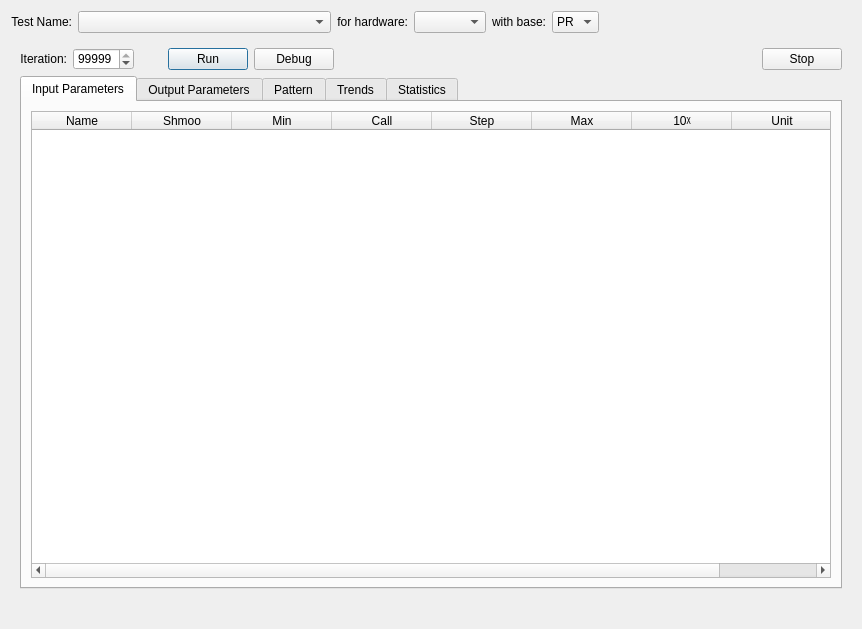
<?xml version="1.0" encoding="UTF-8"?>
<ui version="4.0">
 <class>NewTestWizard</class>
 <widget class="QDialog" name="NewTestWizard">
  <property name="geometry">
   <rect>
    <x>0</x>
    <y>0</y>
    <width>862</width>
    <height>629</height>
   </rect>
  </property>
  <property name="sizePolicy">
   <sizepolicy hsizetype="Minimum" vsizetype="Minimum">
    <horstretch>0</horstretch>
    <verstretch>0</verstretch>
   </sizepolicy>
  </property>
  <property name="minimumSize">
   <size>
    <width>400</width>
    <height>400</height>
   </size>
  </property>
  <property name="maximumSize">
   <size>
    <width>16777215</width>
    <height>16777215</height>
   </size>
  </property>
  <property name="windowTitle">
   <string>Dialog</string>
  </property>
  <layout class="QGridLayout" name="gridLayout">
   <item row="0" column="0">
    <layout class="QVBoxLayout" name="verticalLayout">
     <item>
      <layout class="QHBoxLayout" name="horizontalLayout">
       <item>
        <widget class="QLabel" name="label_3">
         <property name="text">
          <string>Test Name:</string>
         </property>
         <property name="alignment">
          <set>Qt::AlignRight|Qt::AlignTrailing|Qt::AlignVCenter</set>
         </property>
        </widget>
       </item>
       <item>
        <widget class="QComboBox" name="testName">
         <property name="sizePolicy">
          <sizepolicy hsizetype="Expanding" vsizetype="Fixed">
           <horstretch>0</horstretch>
           <verstretch>0</verstretch>
          </sizepolicy>
         </property>
         <property name="minimumSize">
          <size>
           <width>0</width>
           <height>0</height>
          </size>
         </property>
        </widget>
       </item>
       <item>
        <widget class="QLabel" name="label_6">
         <property name="text">
          <string>for hardware:</string>
         </property>
         <property name="alignment">
          <set>Qt::AlignRight|Qt::AlignTrailing|Qt::AlignVCenter</set>
         </property>
        </widget>
       </item>
       <item>
        <widget class="QComboBox" name="hardware"/>
       </item>
       <item>
        <widget class="QLabel" name="label_7">
         <property name="text">
          <string>with base:</string>
         </property>
         <property name="alignment">
          <set>Qt::AlignRight|Qt::AlignTrailing|Qt::AlignVCenter</set>
         </property>
        </widget>
       </item>
       <item>
        <widget class="QComboBox" name="base">
         <item>
          <property name="text">
           <string>PR</string>
          </property>
         </item>
         <item>
          <property name="text">
           <string>FT</string>
          </property>
         </item>
        </widget>
       </item>
       <item>
        <spacer name="horizontalSpacer_4">
         <property name="orientation">
          <enum>Qt::Horizontal</enum>
         </property>
         <property name="sizeHint" stdset="0">
          <size>
           <width>40</width>
           <height>20</height>
          </size>
         </property>
        </spacer>
       </item>
      </layout>
     </item>
     <item>
      <widget class="QWidget" name="testTabs" native="true">
       <property name="enabled">
        <bool>true</bool>
       </property>
       <layout class="QGridLayout" name="gridLayout_6">
        <item row="1" column="0">
         <layout class="QVBoxLayout" name="verticalLayout_2">
          <item>
           <layout class="QHBoxLayout" name="horizontalLayout_2">
            <item>
             <widget class="QLabel" name="label">
              <property name="sizePolicy">
               <sizepolicy hsizetype="Preferred" vsizetype="Fixed">
                <horstretch>0</horstretch>
                <verstretch>0</verstretch>
               </sizepolicy>
              </property>
              <property name="minimumSize">
               <size>
                <width>0</width>
                <height>22</height>
               </size>
              </property>
              <property name="maximumSize">
               <size>
                <width>16777215</width>
                <height>22</height>
               </size>
              </property>
              <property name="text">
               <string>Iteration:</string>
              </property>
              <property name="alignment">
               <set>Qt::AlignRight|Qt::AlignTrailing|Qt::AlignVCenter</set>
              </property>
             </widget>
            </item>
            <item>
             <widget class="QSpinBox" name="maxIteration">
              <property name="sizePolicy">
               <sizepolicy hsizetype="Minimum" vsizetype="Minimum">
                <horstretch>0</horstretch>
                <verstretch>0</verstretch>
               </sizepolicy>
              </property>
              <property name="minimumSize">
               <size>
                <width>0</width>
                <height>22</height>
               </size>
              </property>
              <property name="maximumSize">
               <size>
                <width>16777215</width>
                <height>22</height>
               </size>
              </property>
              <property name="minimum">
               <number>1</number>
              </property>
              <property name="maximum">
               <number>99999</number>
              </property>
              <property name="singleStep">
               <number>100</number>
              </property>
              <property name="value">
               <number>99999</number>
              </property>
             </widget>
            </item>
            <item>
             <widget class="QLabel" name="label_4">
              <property name="sizePolicy">
               <sizepolicy hsizetype="Fixed" vsizetype="Fixed">
                <horstretch>0</horstretch>
                <verstretch>0</verstretch>
               </sizepolicy>
              </property>
              <property name="minimumSize">
               <size>
                <width>22</width>
                <height>22</height>
               </size>
              </property>
              <property name="maximumSize">
               <size>
                <width>22</width>
                <height>22</height>
               </size>
              </property>
              <property name="text">
               <string/>
              </property>
              <property name="alignment">
               <set>Qt::AlignRight|Qt::AlignTrailing|Qt::AlignVCenter</set>
              </property>
             </widget>
            </item>
            <item>
             <widget class="QPushButton" name="start">
              <property name="text">
               <string>Run</string>
              </property>
             </widget>
            </item>
            <item>
             <widget class="QPushButton" name="debug">
              <property name="text">
               <string>Debug</string>
              </property>
             </widget>
            </item>
            <item>
             <spacer name="horizontalSpacer">
              <property name="orientation">
               <enum>Qt::Horizontal</enum>
              </property>
              <property name="sizeHint" stdset="0">
               <size>
                <width>40</width>
                <height>20</height>
               </size>
              </property>
             </spacer>
            </item>
            <item>
             <widget class="QPushButton" name="stop_button">
              <property name="text">
               <string>Stop</string>
              </property>
             </widget>
            </item>
           </layout>
          </item>
         </layout>
        </item>
        <item row="3" column="0">
         <widget class="QLabel" name="feedback">
          <property name="text">
           <string/>
          </property>
          <property name="alignment">
           <set>Qt::AlignCenter</set>
          </property>
         </widget>
        </item>
        <item row="2" column="0">
         <widget class="QTabWidget" name="tabWidget">
          <property name="currentIndex">
           <number>0</number>
          </property>
          <widget class="QWidget" name="inputParametersTab">
           <attribute name="title">
            <string>Input Parameters</string>
           </attribute>
           <layout class="QGridLayout" name="gridLayout_3">
            <item row="0" column="0">
             <widget class="QTableWidget" name="inputParameter">
              <property name="sizeAdjustPolicy">
               <enum>QAbstractScrollArea::AdjustToContents</enum>
              </property>
              <column>
               <property name="text">
                <string>Name</string>
               </property>
              </column>
              <column>
               <property name="text">
                <string>Shmoo</string>
               </property>
              </column>
              <column>
               <property name="text">
                <string>Min</string>
               </property>
              </column>
              <column>
               <property name="text">
                <string>Call</string>
               </property>
              </column>
              <column>
               <property name="text">
                <string>Step</string>
               </property>
              </column>
              <column>
               <property name="text">
                <string>Max</string>
               </property>
              </column>
              <column>
               <property name="text">
                <string>10ᵡ</string>
               </property>
              </column>
              <column>
               <property name="text">
                <string>Unit</string>
               </property>
              </column>
             </widget>
            </item>
           </layout>
          </widget>
          <widget class="QWidget" name="outputParametersTab">
           <attribute name="title">
            <string>Output Parameters</string>
           </attribute>
           <layout class="QGridLayout" name="gridLayout_4">
            <item row="0" column="0">
             <widget class="QTableWidget" name="outputParameter">
              <column>
               <property name="text">
                <string>Name</string>
               </property>
              </column>
              <column>
               <property name="text">
                <string>LSL</string>
               </property>
              </column>
              <column>
               <property name="text">
                <string>LTL</string>
               </property>
              </column>
              <column>
               <property name="text">
                <string>UTL</string>
               </property>
              </column>
              <column>
               <property name="text">
                <string>USL</string>
               </property>
              </column>
              <column>
               <property name="text">
                <string>Unit</string>
               </property>
              </column>
             </widget>
            </item>
           </layout>
          </widget>
          <widget class="QWidget" name="patternTab">
           <attribute name="title">
            <string>Pattern</string>
           </attribute>
           <layout class="QGridLayout" name="gridLayout_9">
            <item row="0" column="0">
             <layout class="QGridLayout" name="gridLayout_8">
              <item row="1" column="0">
               <widget class="QTabWidget" name="patternLayout">
                <property name="currentIndex">
                 <number>0</number>
                </property>
                <widget class="QWidget" name="tab">
                 <attribute name="title">
                  <string>Pattern Map</string>
                 </attribute>
                 <layout class="QGridLayout" name="gridLayout_7">
                  <item row="0" column="0">
                   <layout class="QGridLayout" name="gridLayout_5">
                    <item row="1" column="0">
                     <widget class="QTableWidget" name="pattern_table">
                      <column>
                       <property name="text">
                        <string>Test Name</string>
                       </property>
                      </column>
                      <column>
                       <property name="text">
                        <string>Pattern Name</string>
                       </property>
                      </column>
                      <column>
                       <property name="text">
                        <string>Pattern Path</string>
                       </property>
                      </column>
                     </widget>
                    </item>
                    <item row="0" column="0">
                     <widget class="QPushButton" name="compile">
                      <property name="text">
                       <string>compile</string>
                      </property>
                     </widget>
                    </item>
                   </layout>
                  </item>
                 </layout>
                </widget>
               </widget>
              </item>
             </layout>
            </item>
           </layout>
          </widget>
          <widget class="QWidget" name="trendTab">
           <attribute name="title">
            <string>Trends</string>
           </attribute>
           <widget class="QLabel" name="label_8">
            <property name="geometry">
             <rect>
              <x>11</x>
              <y>11</y>
              <width>91</width>
              <height>16</height>
             </rect>
            </property>
            <property name="text">
             <string>Output Parameter:</string>
            </property>
            <property name="alignment">
             <set>Qt::AlignRight|Qt::AlignTrailing|Qt::AlignVCenter</set>
            </property>
           </widget>
           <widget class="QComboBox" name="comboBox_2">
            <property name="geometry">
             <rect>
              <x>108</x>
              <y>11</y>
              <width>65</width>
              <height>20</height>
             </rect>
            </property>
            <item>
             <property name="text">
              <string>Param 1</string>
             </property>
            </item>
            <item>
             <property name="text">
              <string>Param 2</string>
             </property>
            </item>
            <item>
             <property name="text">
              <string>Param 3</string>
             </property>
            </item>
           </widget>
           <widget class="QSplitter" name="splitter">
            <property name="geometry">
             <rect>
              <x>10</x>
              <y>38</y>
              <width>512</width>
              <height>192</height>
             </rect>
            </property>
            <property name="orientation">
             <enum>Qt::Horizontal</enum>
            </property>
            <widget class="QGraphicsView" name="graphicsView"/>
            <widget class="QGraphicsView" name="graphicsView_2"/>
           </widget>
          </widget>
          <widget class="QWidget" name="statisticsTab">
           <attribute name="title">
            <string>Statistics</string>
           </attribute>
           <layout class="QGridLayout" name="gridLayout_2">
            <item row="0" column="0">
             <layout class="QVBoxLayout" name="verticalLayout_3">
              <item>
               <layout class="QHBoxLayout" name="horizontalLayout_3">
                <item>
                 <widget class="QLabel" name="label_5">
                  <property name="text">
                   <string>Output Parameter:</string>
                  </property>
                  <property name="alignment">
                   <set>Qt::AlignRight|Qt::AlignTrailing|Qt::AlignVCenter</set>
                  </property>
                 </widget>
                </item>
                <item>
                 <widget class="QComboBox" name="comboBox">
                  <item>
                   <property name="text">
                    <string>Param 1</string>
                   </property>
                  </item>
                  <item>
                   <property name="text">
                    <string>Param 2</string>
                   </property>
                  </item>
                  <item>
                   <property name="text">
                    <string>Param 3</string>
                   </property>
                  </item>
                 </widget>
                </item>
                <item>
                 <spacer name="horizontalSpacer_2">
                  <property name="orientation">
                   <enum>Qt::Horizontal</enum>
                  </property>
                  <property name="sizeHint" stdset="0">
                   <size>
                    <width>40</width>
                    <height>20</height>
                   </size>
                  </property>
                 </spacer>
                </item>
               </layout>
              </item>
              <item>
               <widget class="QTableWidget" name="tableWidget_2">
                <row>
                 <property name="text">
                  <string>Yield ratio</string>
                 </property>
                </row>
                <row>
                 <property name="text">
                  <string>Yield %</string>
                 </property>
                </row>
                <row>
                 <property name="text">
                  <string>Fails</string>
                 </property>
                </row>
                <row>
                 <property name="text">
                  <string>Outliers</string>
                 </property>
                </row>
                <row>
                 <property name="text">
                  <string>Min</string>
                 </property>
                </row>
                <row>
                 <property name="text">
                  <string>Median</string>
                 </property>
                </row>
                <row>
                 <property name="text">
                  <string>Max</string>
                 </property>
                </row>
                <row>
                 <property name="text">
                  <string>Range</string>
                 </property>
                </row>
                <row>
                 <property name="text">
                  <string>σ</string>
                 </property>
                </row>
                <row>
                 <property name="text">
                  <string>Cp</string>
                 </property>
                </row>
                <row>
                 <property name="text">
                  <string>CpkL</string>
                 </property>
                </row>
                <row>
                 <property name="text">
                  <string>CpkH</string>
                 </property>
                </row>
                <column>
                 <property name="text">
                  <string>Param1</string>
                 </property>
                </column>
                <column>
                 <property name="text">
                  <string>10ᵡ</string>
                 </property>
                </column>
                <column>
                 <property name="text">
                  <string>Unit</string>
                 </property>
                </column>
                <item row="0" column="0">
                 <property name="text">
                  <string>931 / 938</string>
                 </property>
                </item>
                <item row="0" column="2">
                 <property name="text">
                  <string>#</string>
                 </property>
                </item>
                <item row="1" column="0">
                 <property name="text">
                  <string>99.25</string>
                 </property>
                </item>
                <item row="1" column="2">
                 <property name="text">
                  <string>%</string>
                 </property>
                </item>
                <item row="2" column="0">
                 <property name="text">
                  <string>7</string>
                 </property>
                </item>
                <item row="2" column="2">
                 <property name="text">
                  <string>#</string>
                 </property>
                </item>
                <item row="3" column="0">
                 <property name="text">
                  <string>1</string>
                 </property>
                </item>
                <item row="3" column="2">
                 <property name="text">
                  <string>#</string>
                 </property>
                </item>
                <item row="4" column="0">
                 <property name="text">
                  <string>9.201</string>
                 </property>
                </item>
                <item row="4" column="1">
                 <property name="text">
                  <string>m</string>
                 </property>
                 <property name="textAlignment">
                  <set>AlignTrailing|AlignVCenter</set>
                 </property>
                </item>
                <item row="4" column="2">
                 <property name="text">
                  <string>Ω</string>
                 </property>
                </item>
                <item row="5" column="0">
                 <property name="text">
                  <string>11.955</string>
                 </property>
                </item>
                <item row="5" column="1">
                 <property name="text">
                  <string>m</string>
                 </property>
                 <property name="textAlignment">
                  <set>AlignTrailing|AlignVCenter</set>
                 </property>
                </item>
                <item row="5" column="2">
                 <property name="text">
                  <string>Ω</string>
                 </property>
                </item>
                <item row="6" column="0">
                 <property name="text">
                  <string>19.199</string>
                 </property>
                </item>
                <item row="6" column="1">
                 <property name="text">
                  <string>m</string>
                 </property>
                 <property name="textAlignment">
                  <set>AlignTrailing|AlignVCenter</set>
                 </property>
                </item>
                <item row="6" column="2">
                 <property name="text">
                  <string>Ω</string>
                 </property>
                </item>
                <item row="7" column="0">
                 <property name="text">
                  <string>9.998</string>
                 </property>
                </item>
                <item row="7" column="1">
                 <property name="text">
                  <string>m</string>
                 </property>
                 <property name="textAlignment">
                  <set>AlignTrailing|AlignVCenter</set>
                 </property>
                </item>
                <item row="7" column="2">
                 <property name="text">
                  <string>Ω</string>
                 </property>
                </item>
                <item row="8" column="0">
                 <property name="text">
                  <string>2.044</string>
                 </property>
                </item>
                <item row="9" column="0">
                 <property name="text">
                  <string>8.15</string>
                 </property>
                </item>
                <item row="10" column="0">
                 <property name="text">
                  <string>12.95</string>
                 </property>
                </item>
                <item row="11" column="0">
                 <property name="text">
                  <string>47.32</string>
                 </property>
                </item>
               </widget>
              </item>
             </layout>
            </item>
           </layout>
          </widget>
         </widget>
        </item>
       </layout>
      </widget>
     </item>
    </layout>
   </item>
  </layout>
 </widget>
 <resources/>
 <connections/>
</ui>
